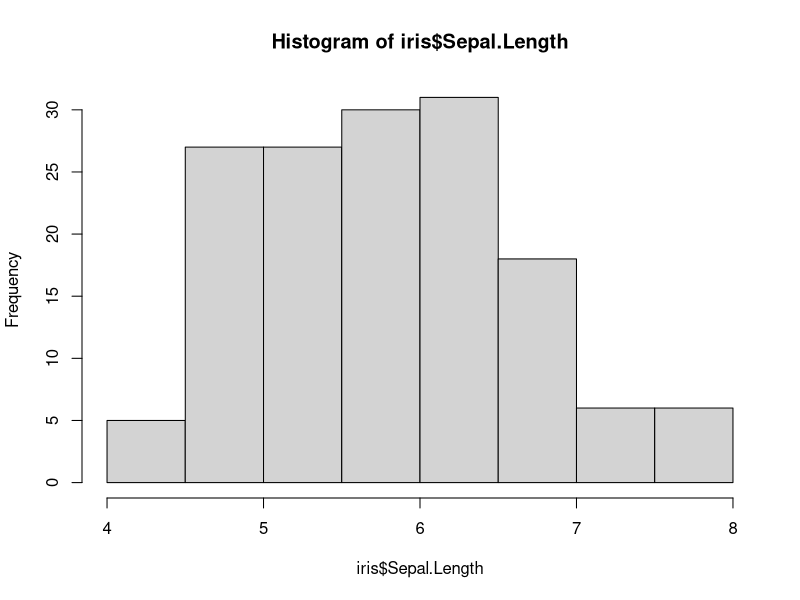
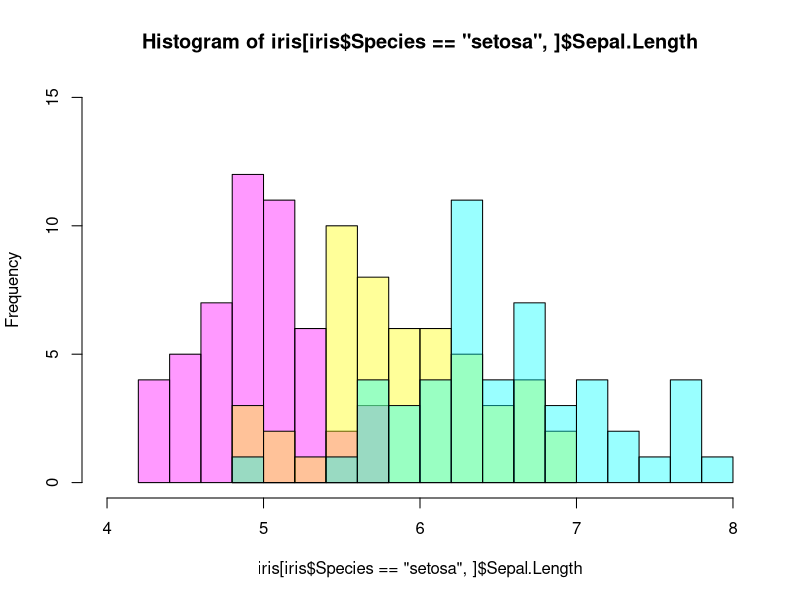
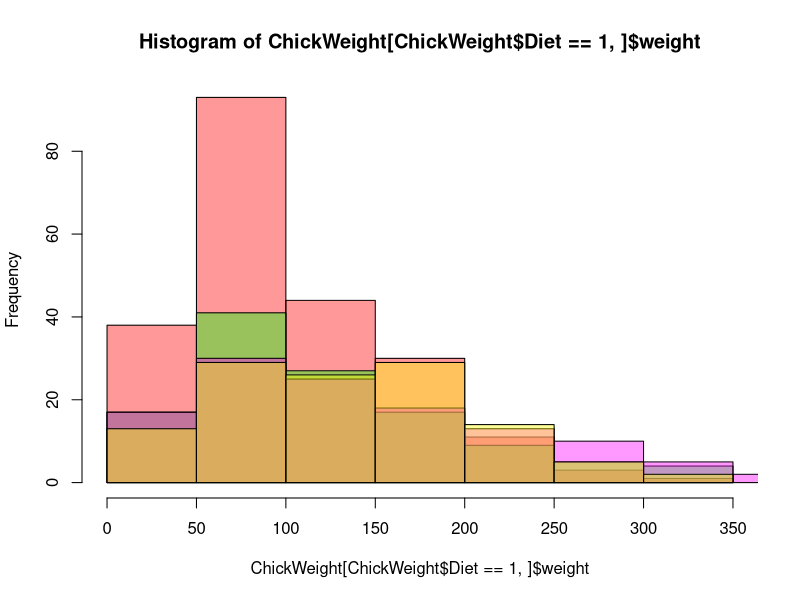
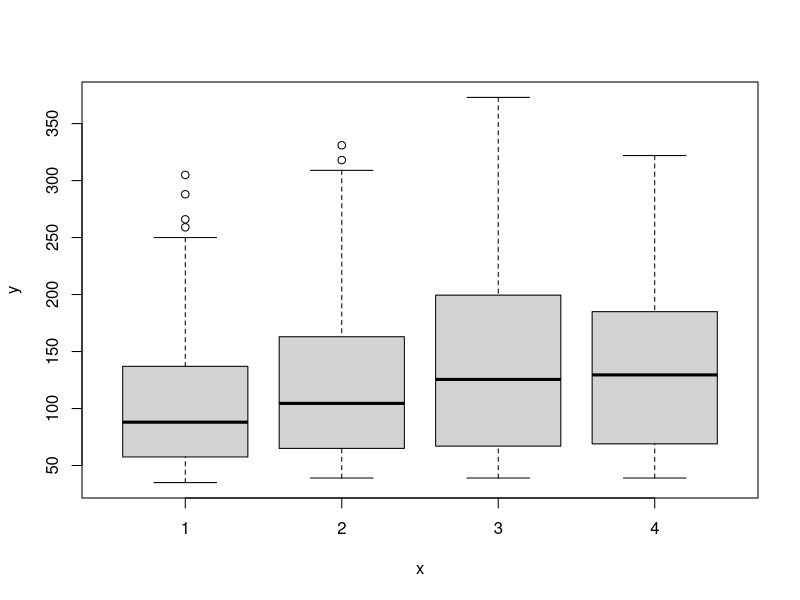
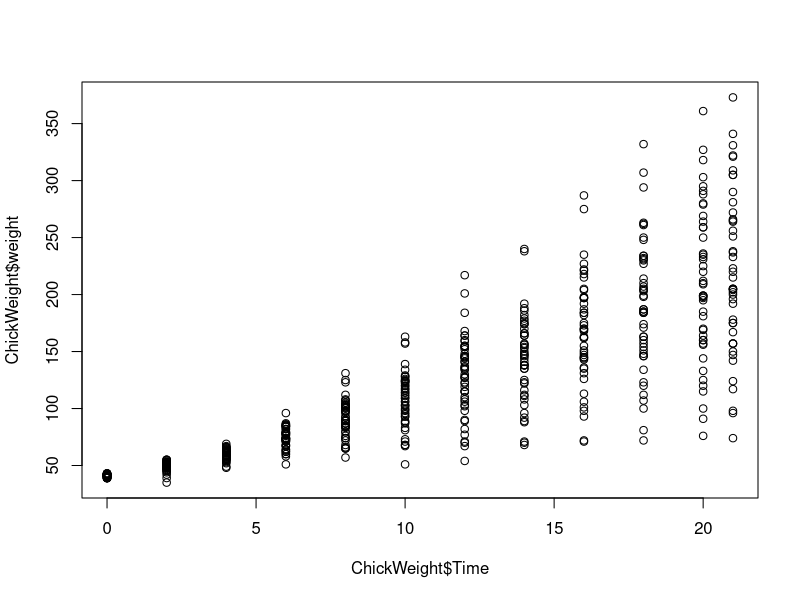
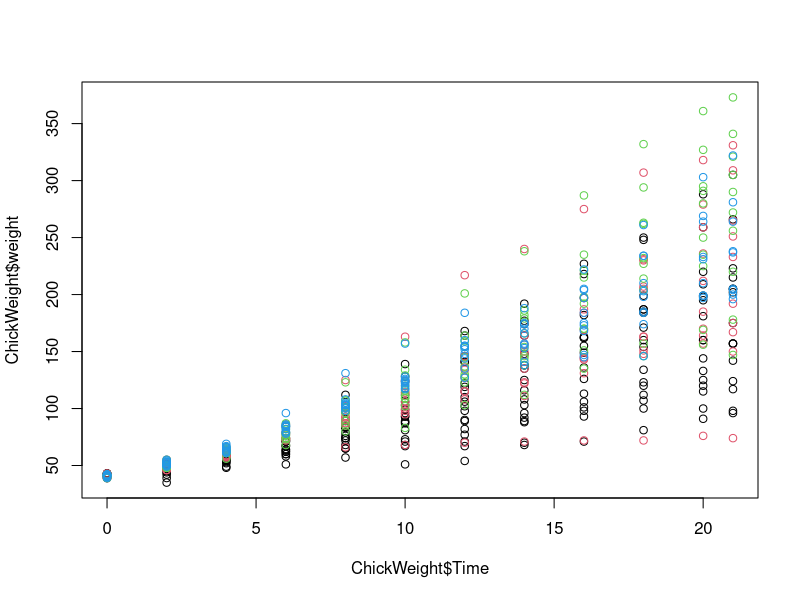
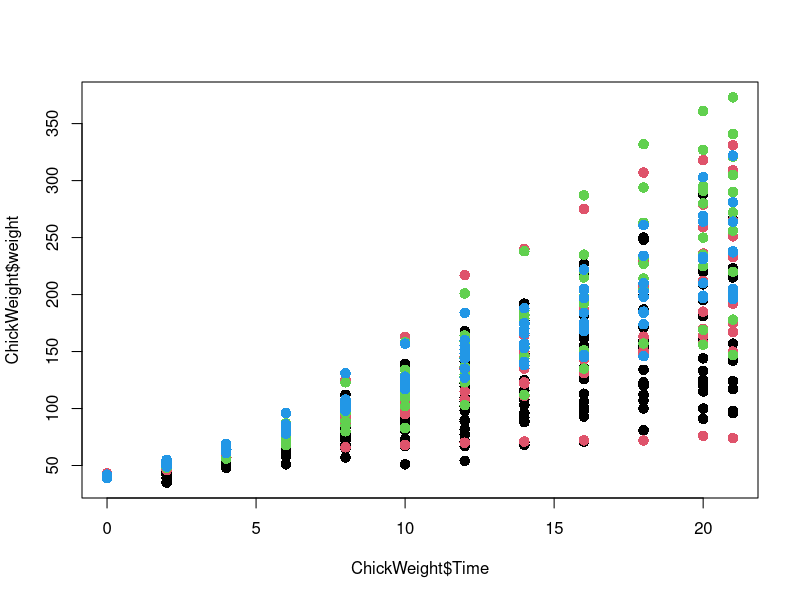
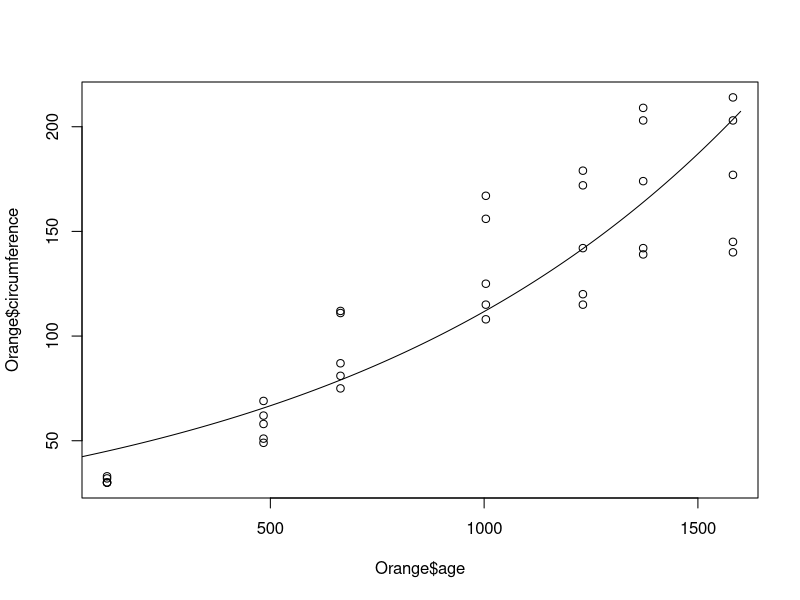

The R source for these figures, in order:
data(iris)
head(iris)
str(iris)

#first thing you do when you get a data set is look at your distributions
#hist() is a quick easy way to get a histogram
hist(iris$Sepal.Length)
#you can set colour with col 
#try colour names eg "red" or hexidecimal eg "#f9d33c"

#get data by Species
iris[iris$Species=="setosa",]
iris[iris$Species=="setosa",]$Sepal.Length

hist(iris[iris$Species=="setosa",]$Sepal.Length,col=rgb(1,0,1,0.4),
xlim=c(4,8),ylim=c(0,15),breaks=7)
hist(iris[iris$Species=="versicolor",]$Sepal.Length,col=rgb(1,1,0,0.4),add=TRUE,breaks=10)
hist(iris[iris$Species=="virginica",]$Sepal.Length,col=rgb(0,1,1,0.4),add=TRUE,breaks=12)

data(ChickWeight)
head(ChickWeight)

#make another histogram using the ChickWeight data
#of weight and coloured by diet
hist(ChickWeight[ChickWeight$Diet==1,]$weight,col=rgb(1,0,0,0.4))
hist(ChickWeight[ChickWeight$Diet==2,]$weight,col=rgb(0,1,0,0.4),add=T)
hist(ChickWeight[ChickWeight$Diet==3,]$weight,col=rgb(1,0,1,0.4),add=T)
hist(ChickWeight[ChickWeight$Diet==4,]$weight,col=rgb(1,1,0,0.4),add=T)

#boxplot
#if you put a factor along the x axis, R knows to plot it as a box plot
plot(x=ChickWeight$Diet,y=ChickWeight$weight)

#scatterplot
plot(x=ChickWeight$Time,y=ChickWeight$weight)
plot(x=ChickWeight$Time,y=ChickWeight$weight,col=ChickWeight$Diet)
plot(x=ChickWeight$Time,y=ChickWeight$weight,col=ChickWeight$Diet,pch=16,cex=1.4)

#adding trend lines
data(Orange)
head(Orange)

#make a scatter plot age vs circumference
plot(x=Orange$age,y=Orange$circumference)

#make a statisical model
mod<-glm(circumference~age, family="poisson",data=Orange)
summary(mod)

#prediction data
pd<-data.frame(age=0:1600)
pd$circumference<-predict(mod,pd,type="response")
lines(pd)

#scrub up
plot(x=Orange$age,y=Orange$circumference,xlab="Orange tree age",
ylab="Orange tree circumference",main="Orange tree growth")
lines(pd)

#change font size with cex.lab, cex.axis and cex.main

svg("orange.svg",width=5,height=4)
dev.off()

ppi<-150
png("orange.png",width=5*ppi,height=4*ppi)
dev.off()


